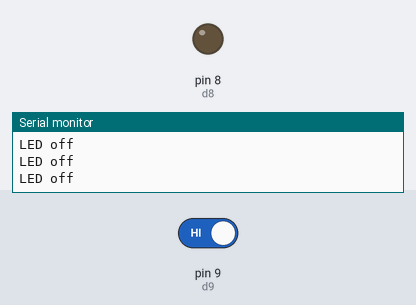
A sketch run on a simulated Arduino Uno, built with avr-gcc and run on an emulated ATmega328P. Parts: output pins drawn as LEDs (lit = HIGH), the last lines printed to the serial monitor. Inputs (shaded band) come from the test bench; at power-on: pin 9 (d9) HIGH.

Above: at 2.8 s.
2.9 s: pin 9 (d9) driven LOW
At 3.4 s:
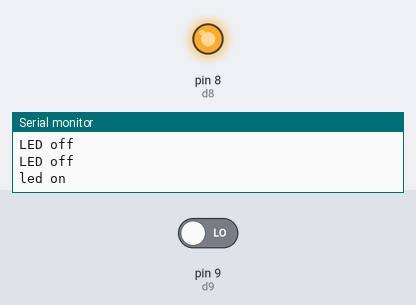
4.5 s: pin 9 (d9) driven HIGH
At 5.7 s:
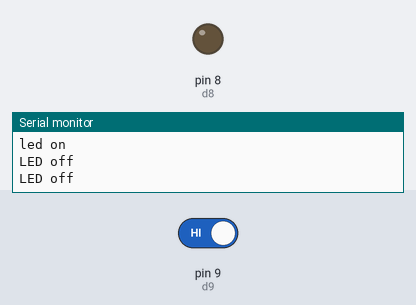
Timing chart, 0 to 7.5 s (numbered marks = the images above; inputs shaded):
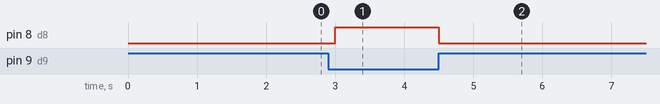

Measured:
- after the input at 2.9 s, pin 8 (d8): LOW → HIGH after 0.10 s
- after the input at 4.5 s, pin 8 (d8): HIGH → LOW at once

The sketch:

pull_up_resis.ino
```cpp
int d8 = 8;
int d9 = 9;


void setup()
{
   pinMode( d8, OUTPUT);
   pinMode(d9, INPUT);
   Serial.begin(9600);
}


void loop()
{
 if (digitalRead(d9) == LOW)
 {
  digitalWrite(d8, HIGH);
  Serial.println("led on");
  delay(500);
 }
 else
 {
  digitalWrite(d8, LOW);
  Serial.println("LED off");
 }
 delay(1000);


}
```
